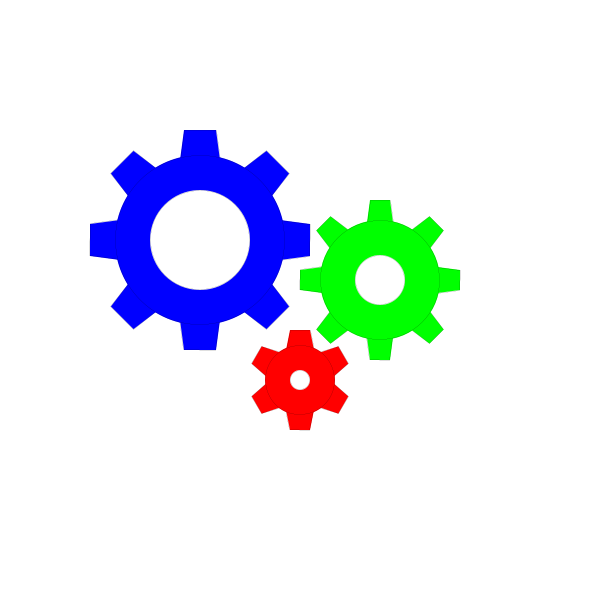
Frame 1 (no input)
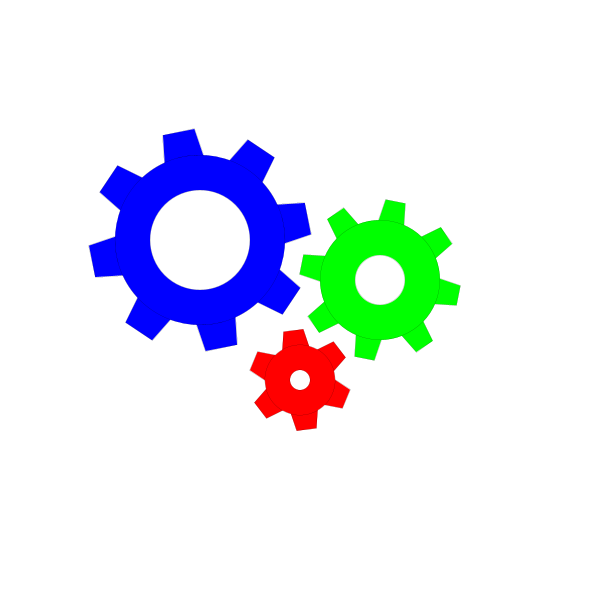
Frame 60 (the mouse pressed at the canvas centre just before this capture)
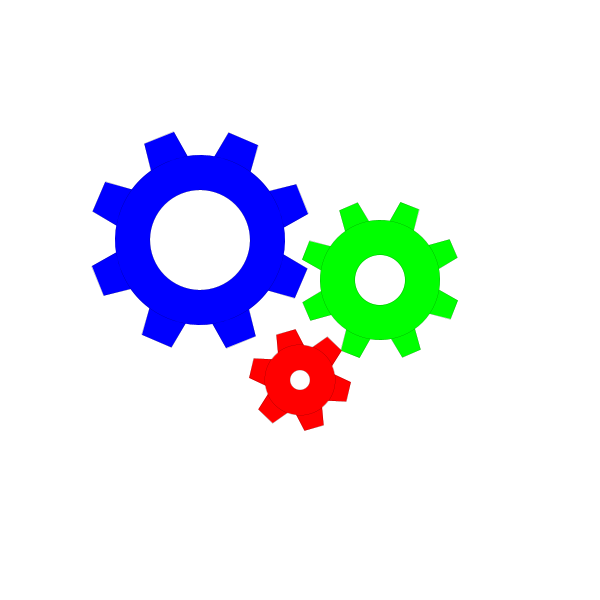
Frame 120 (the mouse held since frame 60 and released just before this capture)

The Processing sketch that drew these frames (run headless with seeded random() and noise(); from frame 60 on, the mouse is pressed at the canvas centre):

// Processing sketch: HW3_4
// ── HW3_4.pde
void setup(){
  size(600,600);
  t=0; t1=0; t2=0;
}
float t,t1,t2;
void draw(){
  background(255);
  pushMatrix();
  strokeWeight(0);
  translate(width/2-100,height/2-60);
  rotate(t);
  fill(0,0,255);
  for(int i=0;i<8;i++){
    quad(-20,-80,20,-80,16,-110,-16,-110);
    rotate(TWO_PI/8);
  }
  ellipse(0,0,170,170);
  fill(255);
  ellipse(0,0,100,100);
  t+=0.01;
  popMatrix();  

  pushMatrix();
  strokeWeight(0);
  translate(width/2+80,height/2-20);
  rotate(t1);
  fill(0,255,0);
  for(int i=0;i<8;i++){
    quad(-14,-50,14,-50,10,-80,-10,-80);
    rotate(TWO_PI/8);
  }
  ellipse(0,0,120,120);
  fill(255);
  ellipse(0,0,50,50);
  t1-=0.01;
  popMatrix();
  
  pushMatrix();
  strokeWeight(0);
  translate(width/2,height/2+80);
  rotate(t2);
  fill(255,0,0);
  for(int i=0;i<6;i++){
    quad(-14,-30,14,-30,10,-50,-10,-50);
    rotate(TWO_PI/6);
  }
  ellipse(0,0,70,70);
  fill(255);
  ellipse(0,0,20,20);
  t2-=0.02;
  popMatrix();   
}
